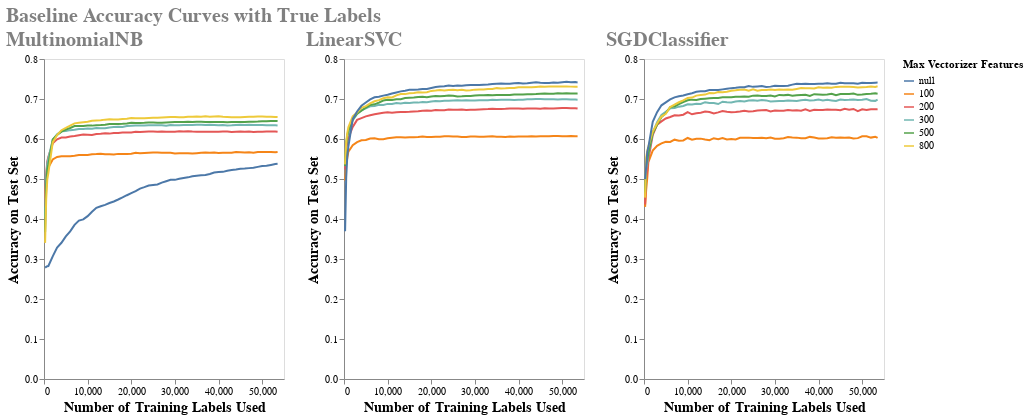

The cell this chart's notebook holds for it:
### Markdown cell above
### Visualising Results Curve - Accuracy vs Number of Training Samples

### Code cell
chrts = []
for model_type in model_dict.keys():
    chrts.append(chart_results_curve(df_results.loc[df_results['model_type']==model_type], model_type))
super_chrt = alt.hconcat(chrts[0] | chrts [1] | chrts [2]).properties(
    title='Baseline Accuracy Curves with True Labels'
).configure_title(
    fontSize=20,
    anchor='start',
    color='gray'
)
super_chrt

### Figure 1 — Vega-Lite specification as saved in the notebook (floating-point values rounded to 4 significant figures; data arrays with more than 128 entries replaced by an {"elided": "..."} marker saying what was removed)
{"usermeta": {"embedOptions": {"theme": "fivethirtyeight"}}, "config": {"view": {"continuousWidth": 400, "continuousHeight": 300}, "title": {"anchor": "start", "color": "gray", "fontSize": 20}}, "hconcat": [{"hconcat": [{"data": {"name": "data-75aa591c8c31f64b84f77eb9c2aac72c"}, "mark": "line", "encoding": {"color": {"type": "nominal", "field": "vectorizer_num_features", "title": "Max Vectorizer Features"}, "tooltip": [{"type": "quantitative", "field": "samples", "format": ",.0f"}, {"type": "quantitative", "field": "test_accuracy", "format": ",.4f"}, {"type": "quantitative", "field": "vectorizer_num_features"}, {"type": "quantitative", "field": "run_time", "format": ",.4f"}], "x": {"type": "quantitative", "axis": {"grid": false, "title": "Number of Training Labels Used", "titleFontSize": 14}, "field": "samples"}, "y": {"type": "quantitative", "axis": {"grid": false, "title": "Accuracy on Test Set", "titleFontSize": 14}, "field": "test_accuracy", "scale": {"domain": [0.0, 0.8]}}}, "height": 320, "title": "MultinomialNB", "width": 240}, {"data": {"name": "data-855d93b729cd207f3c66fde1dc78c6ef"}, "mark": "line", "encoding": {"color": {"type": "nominal", "field": "vectorizer_num_features", "title": "Max Vectorizer Features"}, "tooltip": [{"type": "quantitative", "field": "samples", "format": ",.0f"}, {"type": "quantitative", "field": "test_accuracy", "format": ",.4f"}, {"type": "quantitative", "field": "vectorizer_num_features"}, {"type": "quantitative", "field": "run_time", "format": ",.4f"}], "x": {"type": "quantitative", "axis": {"grid": false, "title": "Number of Training Labels Used", "titleFontSize": 14}, "field": "samples"}, "y": {"type": "quantitative", "axis": {"grid": false, "title": "Accuracy on Test Set", "titleFontSize": 14}, "field": "test_accuracy", "scale": {"domain": [0.0, 0.8]}}}, "height": 320, "title": "LinearSVC", "width": 240}, {"data": {"name": "data-b39b6c679d231ed3f634840019c5eb46"}, "mark": "line", "encoding": {"color": {"type": "nominal", "field": "vectorizer_num_features", "title": "Max Vectorizer Features"}, "tooltip": [{"type": "quantitative", "field": "samples", "format": ",.0f"}, {"type": "quantitative", "field": "test_accuracy", "format": ",.4f"}, {"type": "quantitative", "field": "vectorizer_num_features"}, {"type": "quantitative", "field": "run_time", "format": ",.4f"}], "x": {"type": "quantitative", "axis": {"grid": false, "title": "Number of Training Labels Used", "titleFontSize": 14}, "field": "samples"}, "y": {"type": "quantitative", "axis": {"grid": false, "title": "Accuracy on Test Set", "titleFontSize": 14}, "field": "test_accuracy", "scale": {"domain": [0.0, 0.8]}}}, "height": 320, "title": "SGDClassifier", "width": 240}]}], "title": "Baseline Accuracy Curves with True Labels", "$schema": "https://vega.github.io/schema/vega-lite/v4.8.1.json", "datasets": {"data-75aa591c8c31f64b84f77eb9c2aac72c": {"elided": "342 records"}, "data-855d93b729cd207f3c66fde1dc78c6ef": {"elided": "342 records"}, "data-b39b6c679d231ed3f634840019c5eb46": {"elided": "342 records"}}}
